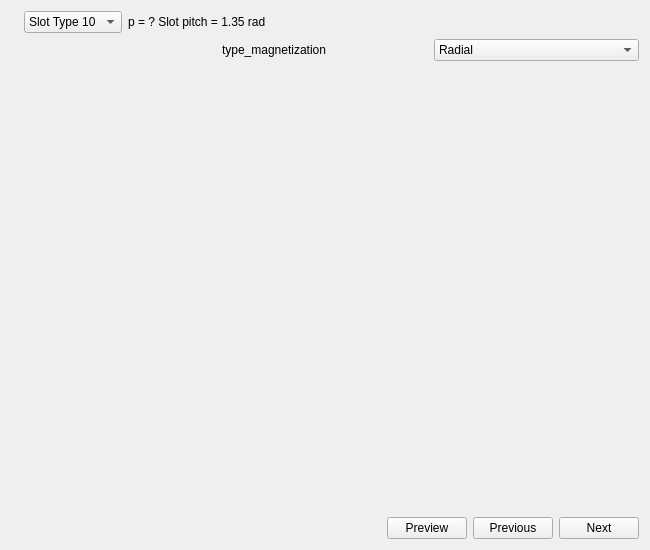
<?xml version="1.0" encoding="UTF-8"?>
<ui version="4.0">
 <class>SMSlot</class>
 <widget class="QWidget" name="SMSlot">
  <property name="geometry">
   <rect>
    <x>0</x>
    <y>0</y>
    <width>650</width>
    <height>550</height>
   </rect>
  </property>
  <property name="minimumSize">
   <size>
    <width>650</width>
    <height>0</height>
   </size>
  </property>
  <property name="windowTitle">
   <string>Form</string>
  </property>
  <layout class="QVBoxLayout" name="main_layout">
   <item>
    <layout class="QHBoxLayout" name="horizontalLayout_2">
     <item>
      <widget class="HelpButton" name="b_help">
       <property name="text">
        <string/>
       </property>
       <property name="pixmap">
        <pixmap resource="../../../Resources/pyleecan.qrc">:/images/images/icon/help_16.png</pixmap>
       </property>
      </widget>
     </item>
     <item>
      <widget class="QComboBox" name="c_slot_type">
       <item>
        <property name="text">
         <string>Slot Type 10</string>
        </property>
       </item>
       <item>
        <property name="text">
         <string>Slot Type 11</string>
        </property>
       </item>
       <item>
        <property name="text">
         <string>Slot Type 12</string>
        </property>
       </item>
      </widget>
     </item>
     <item>
      <widget class="QLabel" name="out_Slot_pitch">
       <property name="text">
        <string>p = ? Slot pitch = 1.35 rad</string>
       </property>
      </widget>
     </item>
     <item>
      <spacer name="horizontalSpacer_3">
       <property name="orientation">
        <enum>Qt::Horizontal</enum>
       </property>
       <property name="sizeHint" stdset="0">
        <size>
         <width>40</width>
         <height>20</height>
        </size>
       </property>
      </spacer>
     </item>
    </layout>
   </item>
   <item>
    <layout class="QHBoxLayout" name="horizontalLayout_3">
     <item>
      <widget class="WMatSelect" name="w_mat" native="true"/>
     </item>
     <item>
      <widget class="QLabel" name="in_type_magnetization">
       <property name="text">
        <string>type_magnetization</string>
       </property>
      </widget>
     </item>
     <item>
      <widget class="QComboBox" name="c_type_magnetization">
       <item>
        <property name="text">
         <string>Radial</string>
        </property>
       </item>
       <item>
        <property name="text">
         <string>Parallel</string>
        </property>
       </item>
       <item>
        <property name="text">
         <string>HallBach</string>
        </property>
       </item>
      </widget>
     </item>
    </layout>
   </item>
   <item>
    <widget class="QWidget" name="w_slot" native="true">
     <property name="sizePolicy">
      <sizepolicy hsizetype="Preferred" vsizetype="Expanding">
       <horstretch>0</horstretch>
       <verstretch>0</verstretch>
      </sizepolicy>
     </property>
    </widget>
   </item>
   <item>
    <layout class="QHBoxLayout" name="horizontalLayout">
     <item>
      <spacer name="horizontalSpacer">
       <property name="orientation">
        <enum>Qt::Horizontal</enum>
       </property>
       <property name="sizeHint" stdset="0">
        <size>
         <width>40</width>
         <height>20</height>
        </size>
       </property>
      </spacer>
     </item>
     <item>
      <widget class="QPushButton" name="b_plot">
       <property name="text">
        <string>Preview</string>
       </property>
      </widget>
     </item>
     <item>
      <widget class="QPushButton" name="b_previous">
       <property name="text">
        <string>Previous</string>
       </property>
      </widget>
     </item>
     <item>
      <widget class="QPushButton" name="b_next">
       <property name="text">
        <string>Next</string>
       </property>
      </widget>
     </item>
    </layout>
   </item>
  </layout>
 </widget>
 <customwidgets>
  <customwidget>
   <class>HelpButton</class>
   <extends>QLabel</extends>
   <header>pyleecan/GUI/Tools/HelpButton.h</header>
  </customwidget>
  <customwidget>
   <class>WMatSelect</class>
   <extends>QWidget</extends>
   <header>.....GUI.Dialog.DMatLib.WMatSelect.WMatSelect.h</header>
   <container>1</container>
  </customwidget>
 </customwidgets>
 <resources>
  <include location="../../../Resources/pyleecan.qrc"/>
 </resources>
 <connections/>
</ui>
